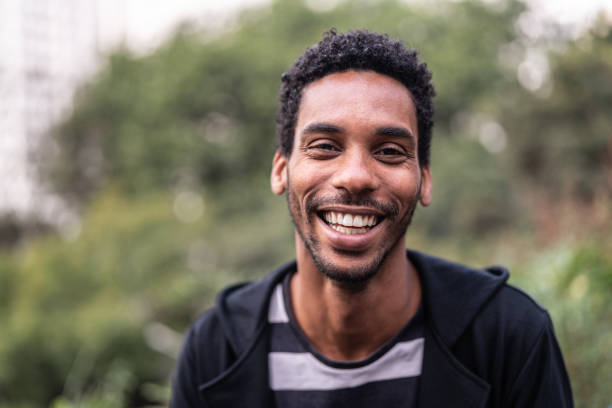
#> input picture image.jpg, 612 x 408 px
$ jupyter execute get_faces.ipynb
#> lines starting #> are read from the running program, lines starting #| are printed output that depends on the picture
[cell 1]
import matplotlib.pyplot as plt
plt.gray()
import cv2


face_cascade = cv2.CascadeClassifier('haarcascade_frontalface_default.xml')
img = cv2.imread('image.jpg')
#> img is the input picture: shape (408, 612, 3); mean B, G, R 99.7, 114.4, 120.9
plt.imshow(img.squeeze(), cmap="gray")

[cell 2]
# plt.imshow(gray_img)
faces = face_cascade.detectMultiScale(
    img, scaleFactor=1.1, minNeighbors=5, minSize=(30, 30))
#> faces = [[268, 78, 177, 177]]
# plt.imshow(faces)
for (x, y, w, h) in faces:
    cropped_img = img[y:y+h, x:x+w]
    # replace 64 with the desired size
    resized_img = cv2.resize(cropped_img, (48, 48))
    gray_img = cv2.cvtColor(resized_img, cv2.COLOR_BGR2GRAY)
    # pass the resized image to your facial expression classification CNN for prediction
    plt.imshow(gray_img)
#> this loop made 1 pass
#> pass 1, `cropped_img = img[y:y+h, x:x+w]`:
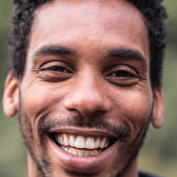
#> cropped_img: shape (177, 177, 3); mean B, G, R 103, 110.9, 142.7
#> pass 1, `resized_img = cv2.resize(cropped_img, (48, 48))`:
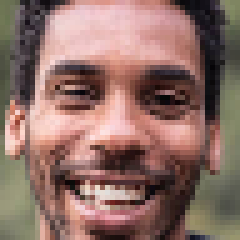
#> resized_img: shape (48, 48, 3) (shown 5 times larger); mean B, G, R 102.8, 110.8, 142.4
#> pass 1, `gray_img = cv2.cvtColor(resized_img, cv2.COLOR_BGR2GRAY)`:
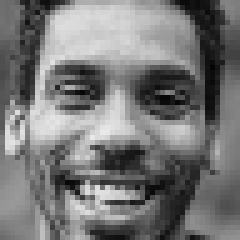
#> gray_img: shape (48, 48) (shown 5 times larger); min 5, max 234, mean 119.3
